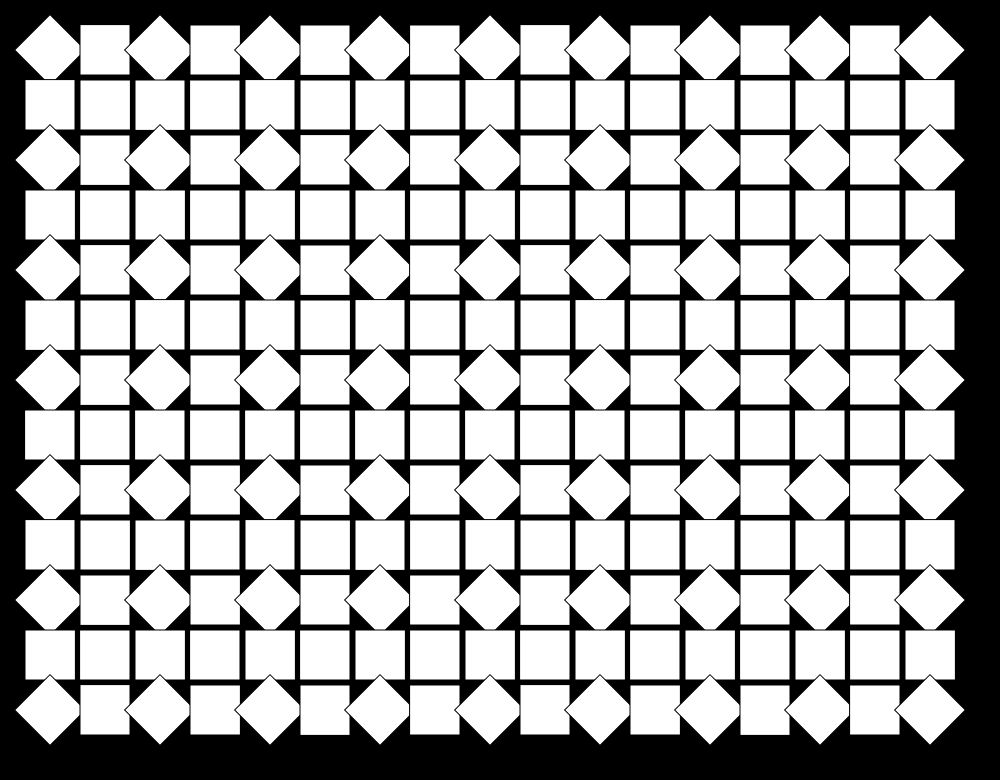
Frame 1 (no input)
Frame 2 (the mouse pressed at the canvas centre, redrawn once): identical to frame 1, image omitted

The p5.js sketch that drew this single still picture (run headless with seeded random() and noise() and a simulated clock; the mouse was pressed at the canvas centre and the sketch redrawn once):

// p5.js sketch
// ── sketch.js
const W = 1000
const H = 780
const stepLenght = 50
const numberOfCells = (W / stepLenght) * (H / stepLenght)
const numberOfColumns = H / stepLenght
const numberOfRows = W / stepLenght
const angleStep = (Math.PI / 4) / (H / stepLenght)
const padding = 50
const margin = 5

let x = 0
let y = 0
let angle = 0

function setup() {
  createCanvas(W, H)
  frameRate(60)
  rectMode(CENTER)
}


function draw() {
  background("black")
  let rownumber = 1
  //noLoop()
  //let angle = map(noise(mouseX / 100, mouseY / 100), 0, 1, 0, PI/2)

  //angleOffset = map(mouseX,0,W,100*angleStep,150*angleStep)
  for (let y = padding; y < H - padding; y += stepLenght + margin) {
    angle = 0

    for (let x = padding; x < W - padding; x += stepLenght + margin) {
      angle += (Math.PI / 4) / (1/rownumber)
      push()
      translate(x, y)
      rotate(angle)
      //fill(getRandomColor())
      rect(0, 0, stepLenght, stepLenght)
      translate(-x, -y)
      pop()
    }
    rownumber++
  }

  angle = 0
  noLoop()

}

function getRandomColor() {
  //const colors = ["#fd00ff","#fdff00","#00ff38","#00f9ff","#3c00ff"]
  const colors = ["#FFEB00", "#FC0019", "#FF01D7", "#5600CC", "#00EDF5"]
  return random(colors)
}
